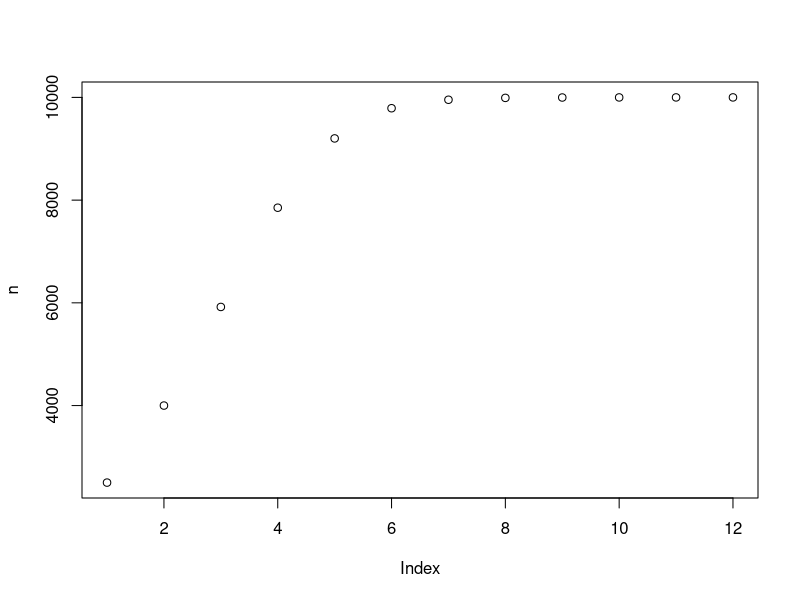

Here is the R script that generated this plot:
#Question 1
FiboFunct <- function(number = 0, iterations = 10){
  fib <- rep(number, iterations)
  fib[2] <- 1
  if(iterations <= 3){
    return("Dumbass, you need at least three iterations for a Fibonacci sequence")
  }
  else{
    for(f in seq(3,iterations)){
      fib[f] <- fib[f-1] + fib[f-2]
    }
    return(fib)
  }  
}
FiboFunct(1,2)
#Question 2
#I is the initial population
#G is the number of generations
#r is the growth rate
#K is the carrying capacity
ExpGrowthFunct <- function(I = 2500, G = 12, r = .8, K = 10000){
  n <- rep(I,G)
  for(t in seq(2,G)){
    n[t] = n[t-1] + ( r * n[t-1] * (K - n[t-1])/K )
  }
  plot(n)
}
ExpGrowthFunct()
#Question 3













